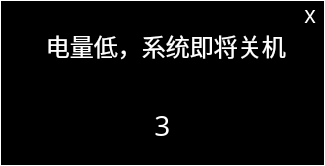
<?xml version="1.0" encoding="UTF-8"?>
<ui version="4.0">
 <class>hp_poweroff_dialog</class>
 <widget class="QWidget" name="hp_poweroff_dialog">
  <property name="geometry">
   <rect>
    <x>0</x>
    <y>0</y>
    <width>325</width>
    <height>166</height>
   </rect>
  </property>
  <property name="windowTitle">
   <string>Form</string>
  </property>
  <widget class="QFrame" name="frame">
   <property name="geometry">
    <rect>
     <x>0</x>
     <y>0</y>
     <width>325</width>
     <height>166</height>
    </rect>
   </property>
   <property name="styleSheet">
    <string notr="true">QFrame{
background-color: rgb(0, 0, 0);
border:1px solid white;
}</string>
   </property>
   <property name="frameShape">
    <enum>QFrame::StyledPanel</enum>
   </property>
   <property name="frameShadow">
    <enum>QFrame::Raised</enum>
   </property>
   <widget class="QLabel" name="PoweroffLabel">
    <property name="geometry">
     <rect>
      <x>0</x>
      <y>10</y>
      <width>325</width>
      <height>70</height>
     </rect>
    </property>
    <property name="font">
     <font>
      <pointsize>18</pointsize>
     </font>
    </property>
    <property name="styleSheet">
     <string notr="true">background:transparent;
color:white;
border:0px;</string>
    </property>
    <property name="text">
     <string> 电量低，系统即将关机</string>
    </property>
    <property name="alignment">
     <set>Qt::AlignCenter</set>
    </property>
   </widget>
   <widget class="QLabel" name="TimerLabel">
    <property name="geometry">
     <rect>
      <x>0</x>
      <y>90</y>
      <width>325</width>
      <height>70</height>
     </rect>
    </property>
    <property name="font">
     <font>
      <family>微软雅黑</family>
      <pointsize>21</pointsize>
     </font>
    </property>
    <property name="styleSheet">
     <string notr="true">background:transparent;
color:white;
border:0px;</string>
    </property>
    <property name="text">
     <string>3</string>
    </property>
    <property name="alignment">
     <set>Qt::AlignCenter</set>
    </property>
   </widget>
   <widget class="QToolButton" name="CloseToolButton">
    <property name="geometry">
     <rect>
      <x>295</x>
      <y>0</y>
      <width>30</width>
      <height>30</height>
     </rect>
    </property>
    <property name="font">
     <font>
      <pointsize>17</pointsize>
     </font>
    </property>
    <property name="styleSheet">
     <string notr="true">QToolButton {
border-image:url(./res/zh/mode_button_n.png);
color:white;
}  

QToolButton:pressed{
border-image:url(./res/zh/mode_button_s.png);
}</string>
    </property>
    <property name="text">
     <string>x</string>
    </property>
    <property name="autoRaise">
     <bool>true</bool>
    </property>
   </widget>
  </widget>
 </widget>
 <resources/>
 <connections/>
</ui>
